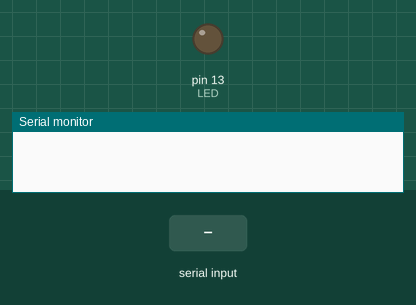
Recording of a sketch running on a simulated Arduino Uno, built with avr-gcc and run on an emulated ATmega328P. Shown: output pins drawn as LEDs (lit = HIGH), the last lines printed to the serial monitor. Inputs (shaded band) come from the test bench.

Above: at 1.2 s.
1.3 s: "on\n" received over Serial
At 1.7 s:
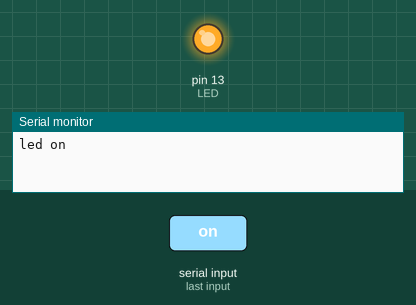
4.3 s: "off\n" received over Serial
At 5.2 s:
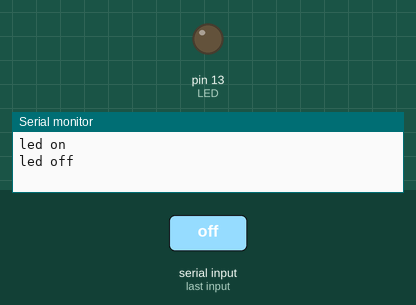
Timing chart, 0 to 7.3 s (numbered marks = the images above; inputs shaded):
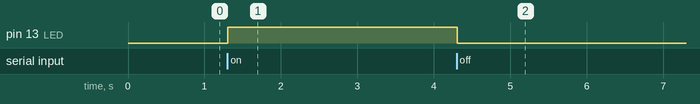

Measured:
- after the input at 1.3 s, pin 13 (LED): LOW → HIGH at once
- after the input at 4.3 s, pin 13 (LED): HIGH → LOW at once

The sketch:

kel_blink.ino
```cpp
// Kel body — first test sketch.
// The Arduino is "dumb muscle": it listens for one-word commands over USB and
// blinks the built-in LED. The Python brain (kel-blink) sends the commands.
//
// Flash this with the Arduino IDE (Tools -> Board = your Arduino, pick the Port),
// then on the computer run:  uv run kel-blink

const int LED = LED_BUILTIN;  // the little light already on the board (pin 13)

void setup() {
  Serial.begin(9600);         // must match baud=9600 on the Python side
  pinMode(LED, OUTPUT);
}

void loop() {
  if (Serial.available() > 0) {
    String cmd = Serial.readStringUntil('\n');
    cmd.trim();

    if (cmd == "ping") {
      Serial.println("pong");
    } else if (cmd == "on") {
      digitalWrite(LED, HIGH);
      Serial.println("led on");
    } else if (cmd == "off") {
      digitalWrite(LED, LOW);
      Serial.println("led off");
    } else {
      Serial.println("?");
    }
  }
}
```
